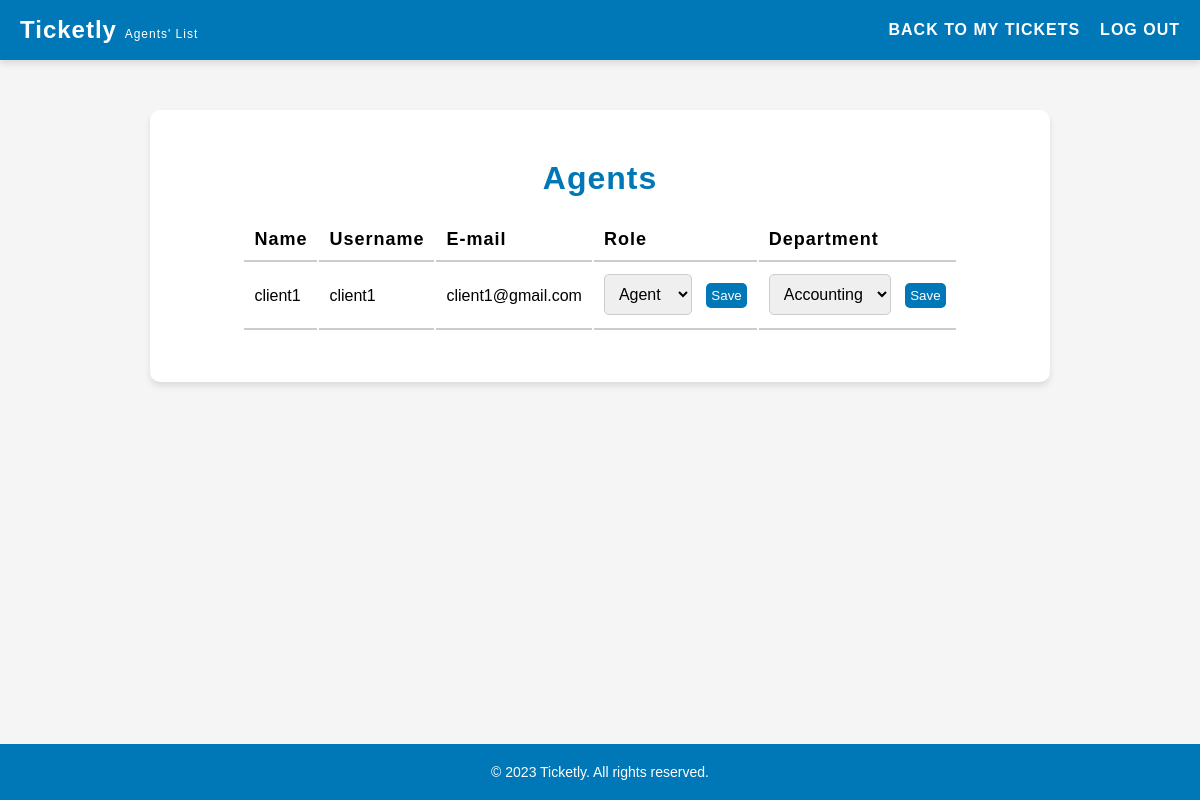
The app's page /pages/listAgents.php, older data.
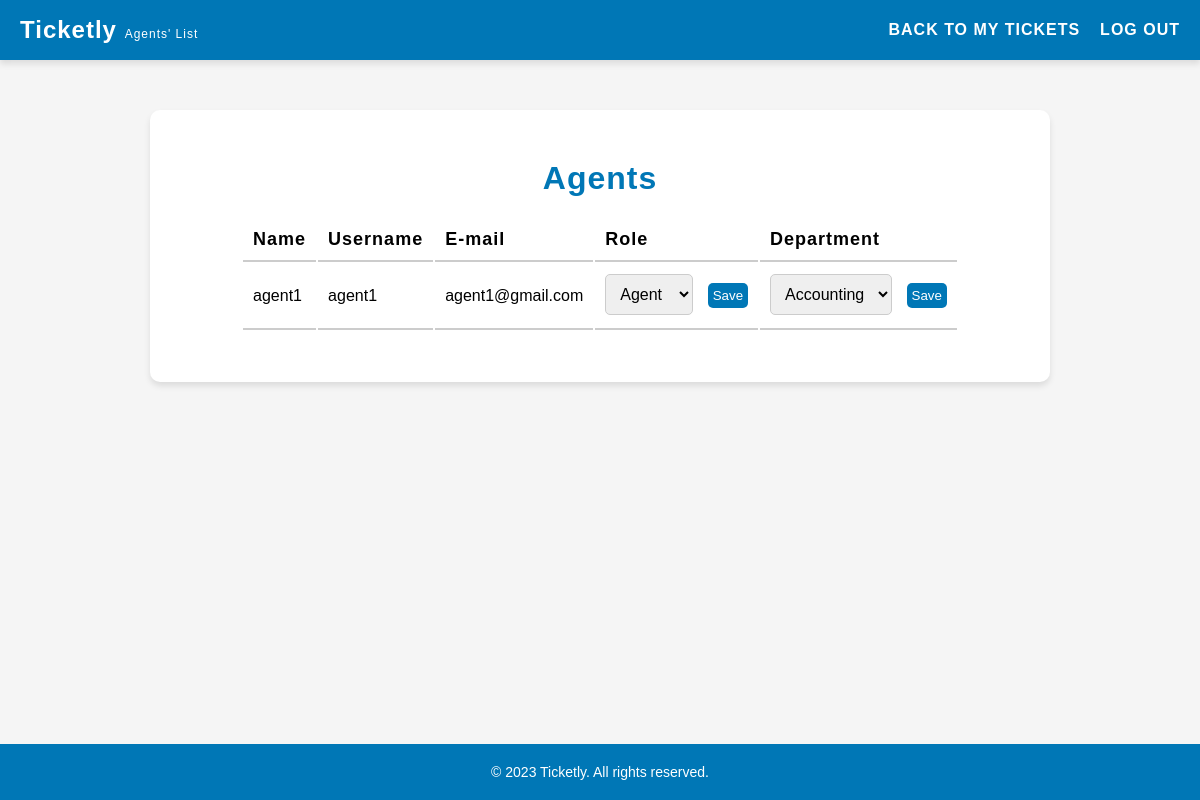
The same page, newer data.
### tables this page shows
CREATE TABLE users (
    id INTEGER PRIMARY KEY AUTOINCREMENT,
    username VARCHAR(255) NOT NULL UNIQUE,
    password VARCHAR(255) NOT NULL,
    email VARCHAR(255) NOT NULL UNIQUE,
    name VARCHAR(255) NOT NULL,
    role VARCHAR(10) NOT NULL DEFAULT 'client' CHECK (role IN ('client', 'agent', 'admin')),
    department_id INTEGER,
    FOREIGN KEY(department_id) REFERENCES departments(id)
);

### pages/listAgents.php (called while the page is built, shortened)
<?php
    $session = new Session();
    require_once(__DIR__ . '/../templates/listAgents.tpl.php');
    drawListAgents($session);
?>

### database/user.class.php (called while the page is built, shortened)
<?php
    class User {
        public function __construct(?int $id, string $username, string $password, string $email, string $name, string $role, int $departmentId = 1) {
            $this->id = $id;
            $this->username = $username;
            $this->email = $email;
            $this->name = $name;
            $this->role = $role;
            $this->departmentId = $departmentId;
        }
    }
    function getAgents(PDO $db): array {
        $stmt = $db->prepare('SELECT * FROM users WHERE role = ?');
        $stmt->execute(['agent']);
        $agents = [];
        while ($row = $stmt->fetch(PDO::FETCH_ASSOC)) {
            $agents[] = new User(
                (int) $row['id'],
                $row['username'],
                $row['password'],
                $row['email'],
                $row['name'],
                $row['role'],
                (int) $row['department_id']
            );
        }
        return $agents;
    }
?>

### database/departments.class.php (called while the page is built, shortened)
<?php
    class Departments {
        public function __construct(?int $id, string $name) {
            $this->id = $id;
            $this->name = $name;
        }
    }
    function getDepartments(PDO $db): array {
        $stmt = $db->prepare('SELECT * FROM departments');
        $stmt->execute();
        $departments = array();
        while ($row = $stmt->fetch(PDO::FETCH_ASSOC)) {
            $departments[] = new Departments(
                (int) $row['id'],
                $row['name']
            );
        }
        return $departments;
    }
?>

### templates/listAgents.tpl.php (the view, shortened to what this page needs)
<?php function drawListAgents(Session $session) {?>
    <!DOCTYPE html>
    <html lang="en">
    <head>
        <link rel="stylesheet" href="../style/listClients.css">
        <link rel="stylesheet" href="../style/header.css">
    </head>
    <body>
        <header>
            <h1>Ticketly <span class="smaller">Agents' List</span></h1>
            <nav>
                <ul>
                    <li><a href="../pages/client.php">Back to My Tickets</a></li>
                    <li><a href="../actions/action_logout.php">Log out</a></li>
                </ul>
            </nav>
        </header>
        <main>
            <h2>Agents</h2>
            <section id="agents">
                <table>
                    <tr>
                        <th>Name</th>
                        <th>Username</th>
                        <th>E-mail</th>
                        <th>Role</th>
                        <th>Department</th>
                    </tr>
                    <?php
                        require_once '../database/connection.db.php';
                        require_once '../database/user.class.php';
                        require_once '../database/departments.class.php';
                        $db = getDatabaseConnection();
                        $agents = getAgents($db);
                        foreach ($agents as $agent) { ?>
                        <tr>
                            <td><?php echo $agent->name ?></td>
                            <td><?php echo $agent->username ?></td>
                            <td><?php echo $agent->email ?></td>
                            <td>
                                <form class="role-form" data-agent-id="<?php echo $agent->id ?>">
                                    <select class="role-select" name="role">
                                        <option value="agent" <?php if ($agent->role == 'agent') echo 'selected' ?>>Agent</option>
                                    </select>
                                    <input type="submit" value="Save">
                                </form>
                            </td>
                            <td>
                            <?php
                                $departments = getDepartments($db);
                            ?>
                            <form class="department-form" data-agent-id="<?php echo $agent->id ?>">
                                <select class="department-select" name="departmentId">
                                <?php
                                    foreach ($departments as $department) {
                                        $selected = ($agent->departmentId == $department->id) ? 'selected' : '';
                                        echo '<option value="' . $department->id . '" ' . $selected . '>' . $department->name . '</option>';
                                    }
                                ?>
                                </select>
                                <input type="submit" value="Save">
                            </form>
                        </td>
                    </tr>
                <?php } ?>
                </table>
            </section>
        </main>
        <?php include '../templates/footer.tpl.php';?>
    </body>
    </html>
<?php }?>

### templates/footer.tpl.php
<!DOCTYPE html>
<html>
    <link rel="stylesheet" href="../style/footer.css">
    <footer>
        <p>&copy; 2023 Ticketly. All rights reserved.</p>
    </footer>
<html>

### style/listClients.css (style rules this page uses)
main { background-color: #fff; padding: 50px; border-radius: 10px; box-shadow: 0 4px 6px rgba(0, 0, 0, 0.1); margin: 50px auto; max-width: 900px; display: flex; flex-direction: column; align-items: center; }
main h2 { text-align: center; font-size: 32px; margin-bottom: 20px; font-weight: 600; letter-spacing: 1px; color: #0077b6; }
table tr th { font-size: 18px; font-weight: 600; letter-spacing: 1px; text-align: left; padding: 10px; border-bottom: 2px solid #ccc; }
table tr td { padding: 10px; border-bottom: 2px solid #ccc; }
select, input[type="submit"] { font-size: 16px; padding: 10px; border-radius: 5px; border: 1px solid #ccc; transition: border-color 0.3s ease; flex: 1; }
select { margin-right: 10px; max-width: 200px; }
input[type="submit"] { background-color: #0077b6; color: #fff; border: none; cursor: pointer; transition: all 0.3s ease; align-self: center; flex: 1; max-width: 50%; font-size: smaller; padding: 5px; margin-bottom: 10px; }

### style/header.css (style rules this page uses)
* { box-sizing: border-box; margin: 0; padding: 0; }
body { font-family: Arial, sans-serif; background-color: #f5f5f5; }
header { background-color: #0077b6; color: #fff; display: flex; justify-content: space-between; align-items: center; padding: 20px; height: 60px; box-shadow: 0 4px 6px rgba(0, 0, 0, 0.1); }
header h1 { font-size: 24px; letter-spacing: 1px; }
header nav ul { display: flex; list-style-type: none; }
header nav li:not(:last-child) { margin-right: 20px; }
header nav a { color: #fff; text-decoration: none; font-size: 16px; letter-spacing: 1px; text-transform: uppercase; font-weight: 600; transition: color 0.3s ease; }
.smaller { font-size: 0.5em; font-weight: lighter; }

### style/footer.css (style rules this page uses)
footer { position: fixed; bottom: 0; left: 0; width: 100%; background-color: #0077b6; color: #fff; text-align: center; padding: 20px; font-size: 14px; margin: 0; }
footer p { margin: 0; }

Row changes from the older to the newer data that the page shows:
no longer on this page (row edited): users: name "client1", username "client1", email "client1@gmail.com", role "Agent"
added users: name "agent1", username "agent1", email "agent1@gmail.com", role "Agent"
